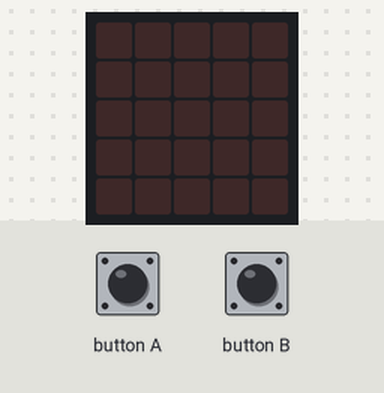
The program below on a simulated BBC micro:bit (MakeCode). On the bench: the board's 5×5 LED display. The test bench sets the inputs (shaded band).

Above: at 1.2 s.
1.3 s: button A pressed for 1.25 s
At 2.11 s:
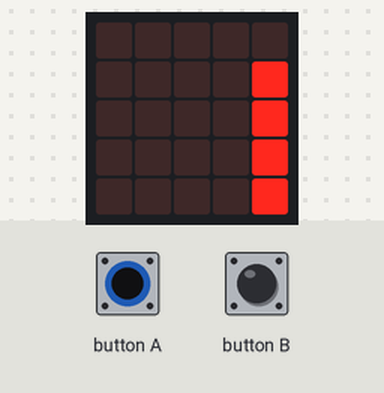
4.8 s: button B pressed for 3.2 s
At 6.61 s:
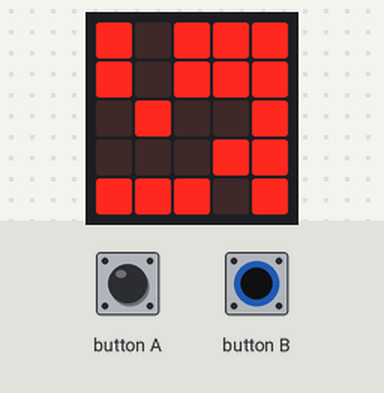
9.5 s: button B pressed for 3.2 s
At 12.13 s:
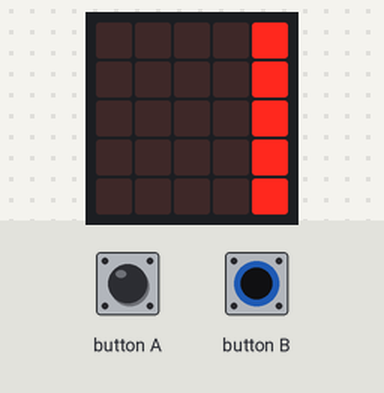

The program:

main.ts
```typescript
basic.forever(function () {
    if (input.buttonIsPressed(Button.A)) {
        images.createBigImage(`
            . # . . # # . . . #
            # . # . # . # . # .
            # # # . # . # . # #
            # . # . # . # . # .
            # . # . # # . . # .
            `).scrollImage(0, 150)
        images.createBigImage(`
            . . # . # . # . # .
            # . # # # . # . # .
            # . # . # . # # . .
            # . # . # . # . # .
            # . # . # . # . # .
            `).scrollImage(0, 150)
        images.createBigImage(`
            . # . . . # # . # #
            # . # . . # # . # #
            # . # . . . . # . .
            # . # . . # . . . #
            . # . . . . # # # .
            `).scrollImage(0, 150)
    }
    if (input.buttonIsPressed(Button.B)) {
        images.createBigImage(`
            # # . # . # . . # .
            # . . # . # . . # .
            # # . # . # . . # .
            # . . # . # . . # .
            # . . # . # # . # .
            `).scrollImage(0, 150)
        images.createBigImage(`
            # # . . # . # . . #
            # . # . # . # . # .
            # # . . # # . . # .
            # . . . # . # . # .
            # . . . # . # . . #
            `).scrollImage(0, 150)
        images.createBigImage(`
            . . . . . # # . # #
            # . . . . # # . # #
            # . . . . . . # . .
            # . . . . # . . . #
            . . . . . . # # # .
            `).scrollImage(0, 150)
    }
    basic.pause(1000)
    basic.clearScreen()
})
```

test.ts
```typescript
// sem patria testy; keď sa tento balík použije ako rozšírenie, nebudú sa kompilovať.
```

Measured:
- after the input at 1.3 s, the display: changes after 0.74 s (image 1)
- after the input at 4.8 s, the display: first differs from a run without the input after 1.7 s (image 2)
- after the input at 9.5 s, the display: first differs from a run without the input after 2.6 s (image 3)
